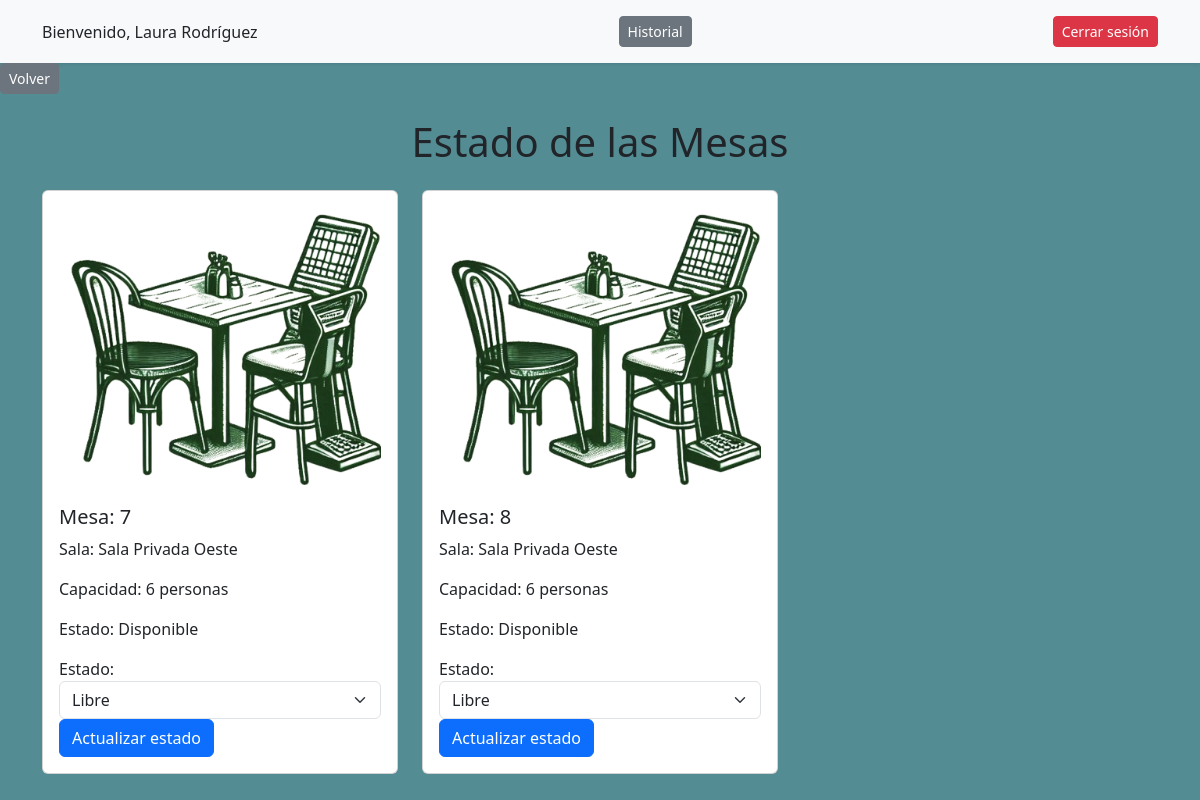
/tipo_sala/privado_oeste.php (signed in), run on the app's committed database.
### tables this page shows
CREATE TABLE Mesa (
    ID_mesa INT PRIMARY KEY AUTO_INCREMENT,
    ID_sala INT NOT NULL,
    capacidad INT NOT NULL,
    estado ENUM('libre', 'ocupada') NOT NULL DEFAULT 'libre',
    FOREIGN KEY (ID_sala) REFERENCES Sala(ID_sala) ON DELETE CASCADE ON UPDATE CASCADE
);

CREATE TABLE Sala (
    ID_sala INT PRIMARY KEY AUTO_INCREMENT,
    nombre_sala VARCHAR(50) NOT NULL UNIQUE,
    tipo_sala VARCHAR(20) NOT NULL,
    capacidad_total INT NOT NULL
);

### tipo_sala/privado_oeste.php (the view, shortened to what this page needs)
<?php
include_once('../conexion.php');
try {
    $sql = "
        SELECT m.ID_mesa, m.capacidad, m.estado, s.nombre_sala
        FROM Mesa m
        JOIN Sala s ON m.ID_sala = s.ID_sala
        WHERE s.tipo_sala = 'Privada Oeste'
    ";
    $stmt = mysqli_prepare($con, $sql);
    mysqli_stmt_execute($stmt);
    $result = mysqli_stmt_get_result($stmt);
?>
<!DOCTYPE html>
<html lang="es">
<head>
    <link href="https://cdn.jsdelivr.net/npm/bootstrap@5.3.0-alpha1/dist/css/bootstrap.min.css" rel="stylesheet">
</head>
<body style="background-color: #548c94;">
<header class="bg-light py-3 shadow-sm">
    <div class="container d-flex justify-content-between align-items-center">
        <span class="font-weight-bold">Bienvenido, <?php echo htmlspecialchars($_SESSION['nombre']); ?></span>
        <a href="../historial.php" class="btn btn-secondary btn-sm">Historial</a>
        <form action="../logout.php" method="POST">
            <button type="submit" class="btn btn-danger btn-sm">Cerrar sesión</button>
        </form>
    </div>
</header>
<a href="./tipo_sala_comedor.php" class="btn btn-secondary btn-sm">Volver</a>
<div class="container mt-4">
    <h1 class="text-center mb-4">Estado de las Mesas</h1>
    <div class="row row-cols-1 row-cols-md-3 g-4">
        <?php while ($row = mysqli_fetch_assoc($result)): ?>
            <?php $imagen_estado = ($row['estado'] === 'libre') ? 'mesa_verde_s.png' : 'mesa_roja_s.png'; ?>
            <div class="col">
                <div class="card h-100">
                    <div class="card-body">
                        <img src="../img/<?php echo $imagen_estado; ?>" alt="Estado de la mesa" class="img-fluid mesa-img mb-3">
                        <h5 class="card-title">Mesa: <?php echo htmlspecialchars($row['ID_mesa']); ?></h5>
                        <p class="card-text">Sala: <?php echo htmlspecialchars($row['nombre_sala']); ?></p>
                        <p class="card-text">Capacidad: <?php echo htmlspecialchars($row['capacidad']); ?> personas</p>
                        <p class="card-text">Estado: <?php echo ($row['estado'] === 'libre') ? 'Disponible' : 'Ocupada'; ?></p>
                        <form action="privado_oeste.php" method="POST">
                            <div class="form-group">
                                <label for="estado">Estado:</label>
                                <select name="estado" class="form-select">
                                    <option value="libre"<?php echo ($row['estado'] === 'libre') ? ' selected' : ''; ?>>Libre</option>
                                </select>
                            </div>
                            <button type="submit" class="btn btn-primary">Actualizar estado</button>
                        </form>
                    </div>
                </div>
            </div>
        <?php endwhile; ?>
    </div>
</div>
</body>
</html>
<?php
} catch (Exception $e) {
    echo "Error: " . $e->getMessage();
}
?>

### data on the page
mesa: ID_mesa "7", ID_sala.nombre_sala "Sala Privada Oeste", capacidad "6", shows "Disponible", estado "Libre"
mesa: ID_mesa "8", ID_sala.nombre_sala "Sala Privada Oeste", capacidad "6", shows "Disponible", estado "Libre"

### other printed values
$_SESSION['nombre'] "Laura Rodríguez"
